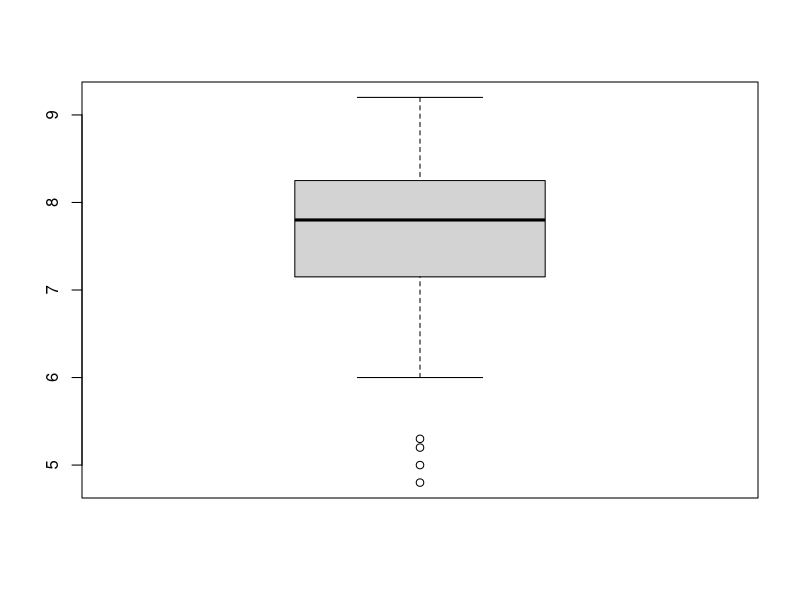
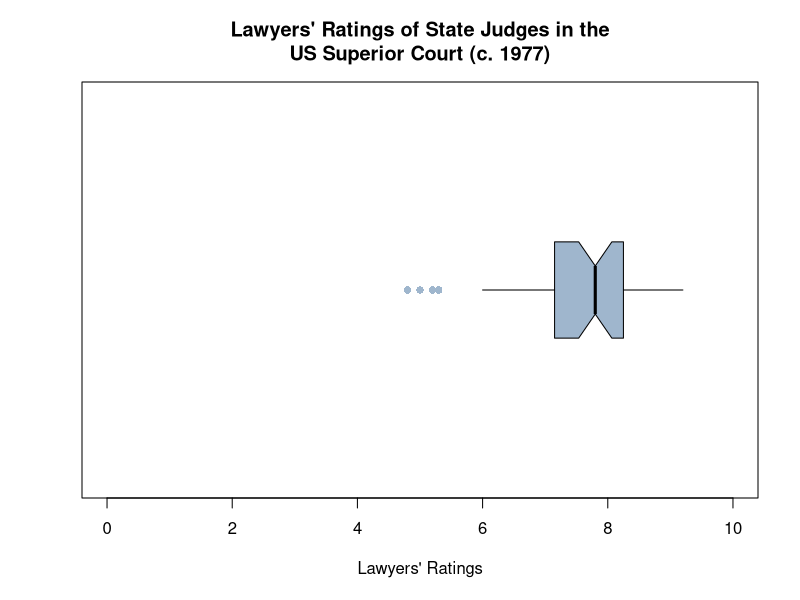
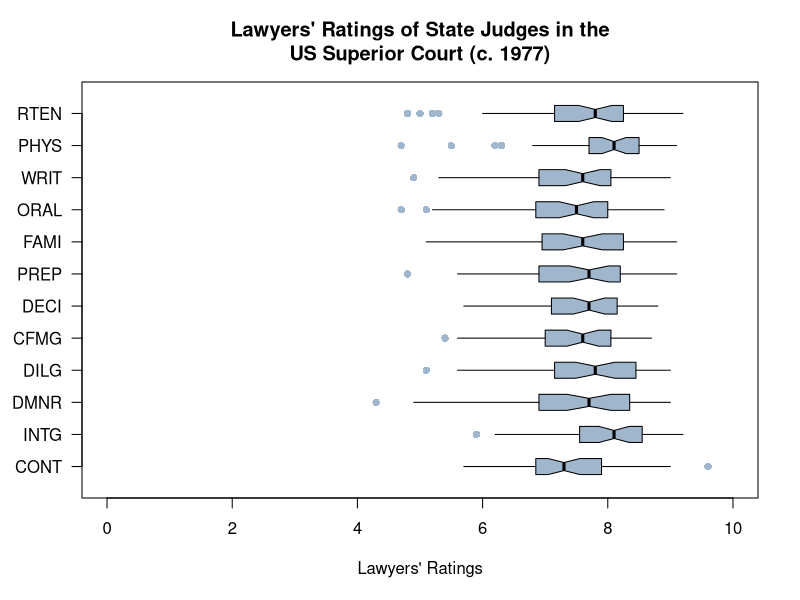

Generate these figures, in order, with R:
# Creating boxplots for quantitative variables

# LOAD DATASET
require("datasets")
# Lawyers' Ratings of State Judges in the US Superior Court (c. 1977)
?USJudgeRatings
USJudgeRatings  # View data
data(USJudgeRatings)  # Load into workspace
# At least two errors in data file:
# 1. Data appears to be on 1-10 or 0-10 scale but Callahan
#    has a 10.6 on CONT. 8.6 seems more likely.
# 2. Santaniello's last name is misspelled
# Best to fix errors in spreadsheet and reimport

# Make boxplot using the defaults
boxplot(USJudgeRatings$RTEN)
?boxplot

# Modify boxplot
boxplot(USJudgeRatings$RTEN,
        horizontal = TRUE,
        las = 1,  # Make all labels horizontal
        notch = TRUE,  # Notches for CI for median
        ylim = c(0, 10),  # Specify range on Y axis
        col = "slategray3",   # R's named colors (n = 657)
#         col = colors() [602], # R's color numbers
#         col = "#9FB6CD",      # Hex codes for RBG
#         col = rgb(159, 182, 205, max = 255),  # RGB triplet with max specified
        boxwex = 0.5,  # Width of box as proportion of original
        whisklty = 1,  # Whisker line type; 1 = solid line
        staplelty = 0,  # Staple (line at end) type; 0 = none
        outpch = 16,  # Symbols for outliers; 16 = filled circle
        outcol = "slategray3",  # Color for outliers
        main = "Lawyers' Ratings of State Judges in the\nUS Superior Court (c. 1977)",
        xlab = "Lawyers' Ratings")

# Multiple boxplots
boxplot(USJudgeRatings,
        horizontal = TRUE,
        las = 1,  # Make all labels horizontal
        notch = TRUE,  # Notches for CI for median
        ylim = c(0, 10),  # Specify range on Y axis
        col = "slategray3",   # R's named colors (n = 657)
        boxwex = 0.5,  # Width of box as proportion of original
        whisklty = 1,  # Whisker line type; 1 = solid line
        staplelty = 0,  # Staple (line at end) type; 0 = none
        outpch = 16,  # Symbols for outliers; 16 = filled circle
        outcol = "slategray3",  # Color for outliers
        main = "Lawyers' Ratings of State Judges in the\nUS Superior Court (c. 1977)",
        xlab = "Lawyers' Ratings")

rm(list = ls())  # Clean up